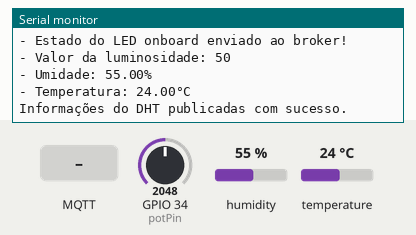
This sketch was run on a simulated ESP32. Parts: the last lines printed to the serial monitor. The inputs (shaded band) are chosen by the test bench; at power-on: humidity 55 %, GPIO 34 (potPin) = 2048, temperature 24 °C. WiFi joins after 1.5 s; servers stay silent unless stated; no MQTT or app messages arrive unless stated.

Above: at 9.9 s.
10.0 s: MQTT message "1" arrives on the first subscribed topic
At 11.6 s:
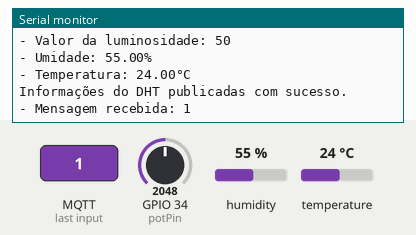
12.3 s: MQTT message "on" arrives on the first subscribed topic
At 13.6 s:
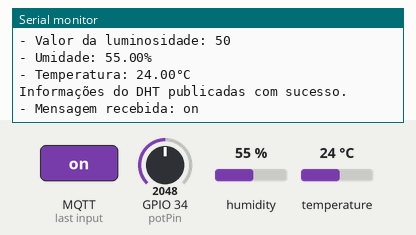
14.3 s: MQTT message "off" arrives on the first subscribed topic
At 15.5 s:
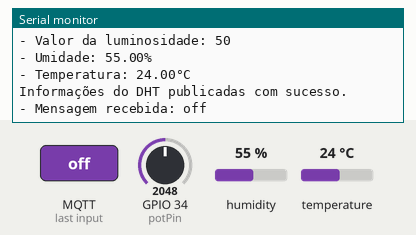
16.3 s: humidity set to 22 %
At 17.6 s:
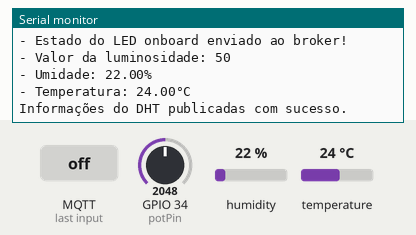
17.8 s: GPIO 34 (potPin) set to 2866
19.3 s: temperature set to 12 °C
At 21.5 s:
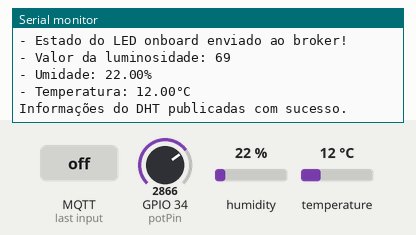

The sketch:

sketch.ino
```cpp
// Autor Rev3: Leonardo Rocha Scarpitta
#include <WiFi.h>
#include <PubSubClient.h>
#include "DHT.h"

DHT dht(4, DHT22);

// Configurações - variáveis editáveis
const char* default_SSID = "Wokwi-GUEST";                        // Nome da rede Wi-Fi
const char* default_PASSWORD = "";                               // Senha da rede Wi-Fi
const char *default_BROKER_MQTT = "";                            // IP do Broker MQTT
const int default_BROKER_PORT = 1883;                            // Porta do Broker MQTT
const char *default_TOPICO_SUBSCRIBE = "/TEF/iot003/cmd";        // Tópico MQTT de escuta
const char *default_TOPICO_PUBLISH_1 = "/TEF/iot003/attrs";      // Tópico MQTT de envio de informações para Broker
const char *default_TOPICO_PUBLISH_2 = "/TEF/iot003/attrs/l";    // Tópico MQTT de envio de informações para Broker
const char *default_TOPICO_PUBLISH_3 = "/TEF/iot003/attrs/h";    // Tópico MQTT para umidade
const char *default_TOPICO_PUBLISH_4 = "/TEF/iot003/attrs/t";    // Tópico MQTT para temperatura
const char *default_ID_MQTT = "fiware_003";                      // ID MQTT
const int default_D4 = 2;                                        // Pino do LED onboard
// Declaração da variável para o prefixo do tópico
const char *topicPrefix = "iot003";

// Variáveis para configurações editáveis
char *SSID = const_cast<char *>(default_SSID);
char *PASSWORD = const_cast<char *>(default_PASSWORD);
char *BROKER_MQTT = const_cast<char *>(default_BROKER_MQTT);
int BROKER_PORT = default_BROKER_PORT;
char *TOPICO_SUBSCRIBE = const_cast<char *>(default_TOPICO_SUBSCRIBE);
char *TOPICO_PUBLISH_1 = const_cast<char *>(default_TOPICO_PUBLISH_1);
char *TOPICO_PUBLISH_2 = const_cast<char *>(default_TOPICO_PUBLISH_2);
char *TOPICO_PUBLISH_3 = const_cast<char *>(default_TOPICO_PUBLISH_3);
char *TOPICO_PUBLISH_4 = const_cast<char *>(default_TOPICO_PUBLISH_4);
char *ID_MQTT = const_cast<char *>(default_ID_MQTT);
int D4 = default_D4;

WiFiClient espClient;
PubSubClient MQTT(espClient);
char estadoSaida = '0';

void initSerial()
{
    Serial.begin(115200);
}

void initWiFi()
{
    delay(10);
    Serial.println("------Conexao WI-FI------");
    Serial.print("Conectando-se na rede: ");
    Serial.println(SSID);
    Serial.println("Aguarde");
    reconectWiFi();
}

void initMQTT()
{
    MQTT.setServer(BROKER_MQTT, BROKER_PORT);
    MQTT.setCallback(mqtt_callback);
}

void setup()
{
    InitOutput();
    initSerial();
    initWiFi();
    initMQTT();
    dht.begin();
    delay(5000);
    MQTT.publish(TOPICO_PUBLISH_1, "s|on");
}

void loop()
{
    Serial.println("//////////////");
    VerificaConexoesWiFIEMQTT();
    sendStatusOutputMQTT();
    handleLuminosity();
    handleUmidityTemperature();
    MQTT.loop();
    delay(1000);
}

void reconectWiFi()
{
    if (WiFi.status() == WL_CONNECTED)
        return;
    WiFi.begin(SSID, PASSWORD);
    while (WiFi.status() != WL_CONNECTED)
    {
        delay(100);
        Serial.print(".");
    }
    Serial.println();
    Serial.println("Conectado com sucesso na rede ");
    Serial.print(SSID);
    Serial.println("IP obtido: ");
    Serial.println(WiFi.localIP());

    // Garantir que o LED inicie desligado
    digitalWrite(D4, LOW);
}

void mqtt_callback(char *topic, byte *payload, unsigned int length)
{
    String msg;
    for (int i = 0; i < length; i++)
    {
        char c = (char)payload[i];
        msg += c;
    }
    Serial.print("- Mensagem recebida: ");
    Serial.println(msg);

    // Forma o padrão de tópico para comparação
    String onTopic = String(topicPrefix) + "@on|";
    String offTopic = String(topicPrefix) + "@off|";

    // Compara com o tópico recebido
    if (msg.equals(onTopic))
    {
        digitalWrite(D4, HIGH);
        estadoSaida = '1';
    }

    if (msg.equals(offTopic))
    {
        digitalWrite(D4, LOW);
        estadoSaida = '0';
    }
}

void VerificaConexoesWiFIEMQTT()
{
    if (!MQTT.connected())
        reconnectMQTT();
    reconectWiFi();
}

void sendStatusOutputMQTT()
{
    if (estadoSaida == '1')
    {
        MQTT.publish(TOPICO_PUBLISH_1, "s|on");
        Serial.println("- Led Ligado");
    }

    if (estadoSaida == '0')
    {
        MQTT.publish(TOPICO_PUBLISH_1, "s|off");
        Serial.println("- Led Desligado");
    }
    Serial.println("- Estado do LED onboard enviado ao broker!");
}

void InitOutput()
{
    pinMode(D4, OUTPUT);
    digitalWrite(D4, HIGH);
    boolean toggle = false;

    for (int i = 0; i <= 10; i++)
    {
        toggle = !toggle;
        digitalWrite(D4, toggle);
        delay(200);
    }
}

void reconnectMQTT()
{
    while (!MQTT.connected())
    {
        Serial.print("* Tentando se conectar ao Broker MQTT: ");
        Serial.println(BROKER_MQTT);
        if (MQTT.connect(ID_MQTT))
        {
            Serial.println("Conectado com sucesso ao broker MQTT!");
            MQTT.subscribe(TOPICO_SUBSCRIBE);
        }
        else
        {
            Serial.println("Falha ao reconectar no broker.");
            Serial.println("Haverá nova tentativa de conexão em 2s");
            delay(2000);
        }
    }
}

void handleLuminosity()
{
    const int potPin = 34;
    int sensorValue = analogRead(potPin);
    int luminosity = map(sensorValue, 0, 4095, 0, 100);
    String mensagem = String(luminosity);
    Serial.print("- Valor da luminosidade: ");
    Serial.println(mensagem.c_str());
    MQTT.publish(TOPICO_PUBLISH_2, mensagem.c_str());
}

void handleUmidityTemperature()
{
    float temperature = dht.readTemperature();
    float humidity = dht.readHumidity();

    // Verifica se as leituras falharam e sai mais cedo se necessário.
    if (isnan(temperature) || isnan(humidity))
    {
        Serial.println(F("Falha ao ler as informações do DHT!"));
        return;
    }

    Serial.print(F("- Umidade: "));
    Serial.print(humidity);
    Serial.print(F("%"));
    Serial.println();
    Serial.print(F("- Temperatura: "));
    Serial.print(temperature);
    Serial.println(F("°C "));

    // Converte os valores de umidade e temperatura para string simples
    String mensagemUmidade = String(humidity);
    String mensagemTemperatura = String(temperature);

    // Publica os dados de umidade e temperatura via MQTT como texto simples
    MQTT.publish(TOPICO_PUBLISH_3, mensagemUmidade.c_str());
    MQTT.publish(TOPICO_PUBLISH_4, mensagemTemperatura.c_str());
    Serial.println("Informações do DHT publicadas com sucesso.");
}
```

Measured:
- after the input at 10.0 s, the serial monitor: prints a new line after 0.80 s (image 1)
- after the input at 12.3 s, the serial monitor: prints a new line after 0.53 s (image 2)
- after the input at 14.3 s, the serial monitor: prints a new line after 0.55 s (image 3)
- after the input at 16.3 s, the serial monitor: prints a new line after 0.58 s (image 4)
- after the input at 19.3 s, the serial monitor: prints a new line after 1.6 s (image 5)
